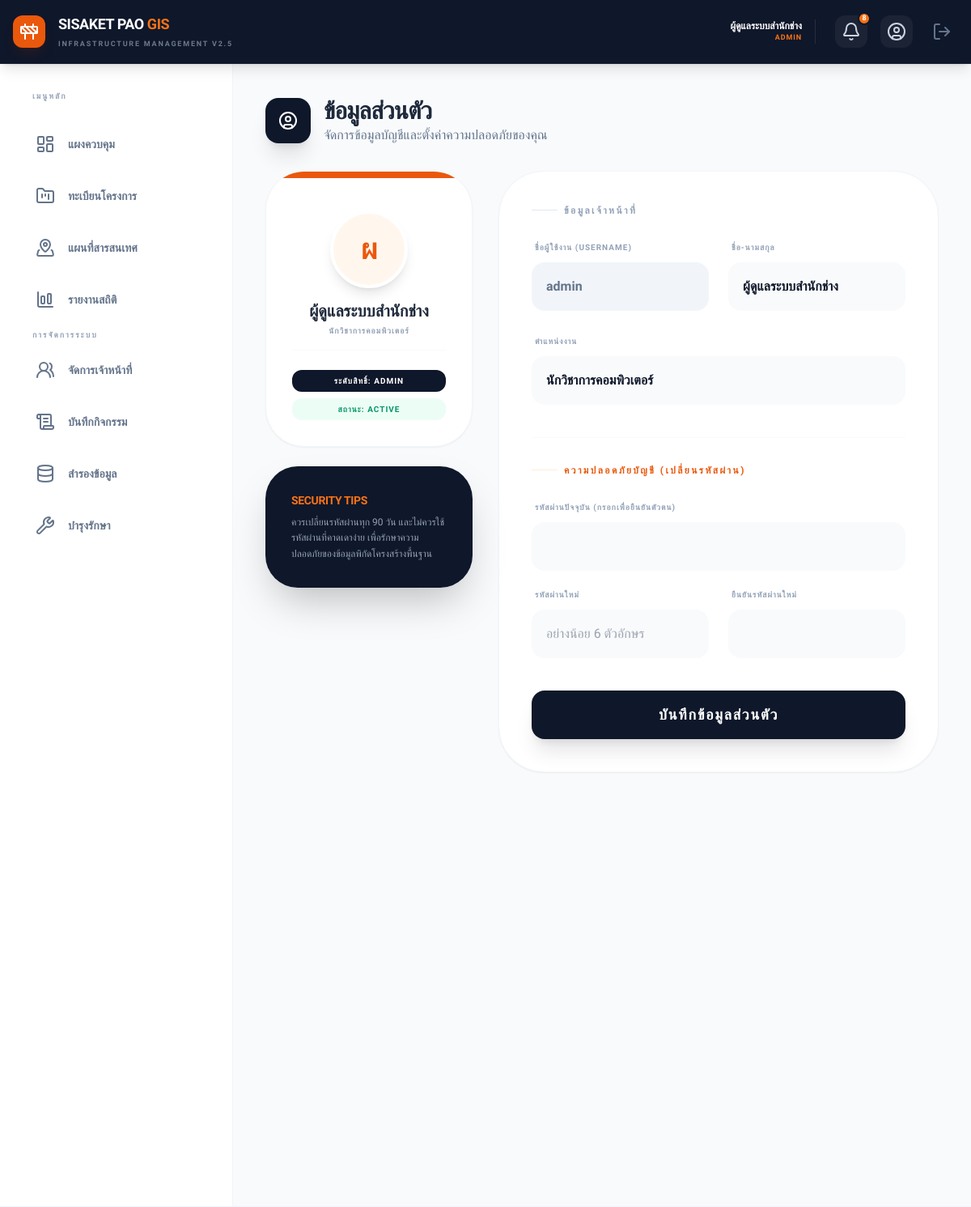
The app's page /profile.php (signed in) with its own data.
### tables this page shows
CREATE TABLE `users` (
  `id` int(11) NOT NULL,
  `username` varchar(50) NOT NULL COMMENT 'ชื่อผู้ใช้งาน',
  `password` varchar(255) NOT NULL COMMENT 'รหัสผ่าน (Hash)',
  `full_name` varchar(100) NOT NULL COMMENT 'ชื่อ-นามสกุล',
  `position` varchar(100) DEFAULT NULL COMMENT 'ตำแหน่งงาน',
  `phone` varchar(20) DEFAULT NULL,
  `department` varchar(100) DEFAULT 'สำนักช่าง' COMMENT 'หน่วยงาน',
  `role` enum('admin','staff','viewer') DEFAULT 'staff' COMMENT 'ระดับสิทธิ์',
  `status` enum('active','inactive') DEFAULT 'active' COMMENT 'สถานะบัญชี',
  `last_login` datetime DEFAULT NULL COMMENT 'เข้าสู่ระบบล่าสุด',
  `created_at` timestamp NOT NULL DEFAULT current_timestamp()
);

### includes/functions.php (called while the page is built, shortened)
<?php
if (!function_exists('e')) {
    function e($string) {
        return htmlspecialchars($string ?? '', ENT_QUOTES, 'UTF-8');
    }
}
?>

### profile.php (the view, shortened to what this page needs)
<?php
require_once 'config/db.php';
$id = $_SESSION['user_id'];
$stmt = $conn->prepare("SELECT username, full_name, position, role, password, status FROM users WHERE id = ?");
$stmt->bind_param("i", $id);
$stmt->execute();
$user_data = $stmt->get_result()->fetch_assoc();
include 'includes/header.php';
?>
<div class="max-w-4xl mx-auto pb-20 animate-in fade-in slide-in-from-bottom-4 duration-500">
    <div class="flex items-center gap-4 mb-8">
        <div class="w-14 h-14 bg-slate-900 text-white rounded-2xl flex items-center justify-center shadow-xl">
            <i data-lucide="user-circle" size="32"></i>
        </div>
        <div>
            <h2 class="text-3xl font-black text-slate-800 tracking-tight">ข้อมูลส่วนตัว</h2>
            <p class="text-slate-500 font-medium">จัดการข้อมูลบัญชีและตั้งค่าความปลอดภัยของคุณ</p>
        </div>
    </div>
    <div class="grid grid-cols-1 lg:grid-cols-3 gap-8">
        <div class="lg:col-span-1 space-y-6">
            <div class="bg-white p-8 rounded-[3rem] shadow-sm border border-slate-100 text-center space-y-4 relative overflow-hidden group">
                <div class="absolute top-0 left-0 w-full h-2 bg-orange-600"></div>
                <div class="w-24 h-24 bg-orange-50 text-orange-600 rounded-full flex items-center justify-center mx-auto text-4xl font-black border-4 border-white shadow-lg group-hover:rotate-12 transition-transform">
                    <?= mb_substr($user_data['full_name'], 0, 1, 'UTF-8') ?>
                </div>
                <div>
                    <h3 class="font-black text-slate-800 text-xl leading-tight"><?= e($user_data['full_name']) ?></h3>
                    <p class="text-[10px] font-black text-slate-400 uppercase tracking-widest mt-1"><?= e($user_data['position'] ?: 'เจ้าหน้าที่') ?></p>
                </div>
                <div class="pt-6 border-t border-slate-50 flex flex-col gap-2">
                    <span class="bg-slate-900 text-white px-4 py-1.5 rounded-xl text-[10px] font-black uppercase tracking-widest">
                        ระดับสิทธิ์: <?= strtoupper($user_data['role']) ?>
                    </span>
                    <span class="bg-emerald-50 text-emerald-600 px-4 py-1.5 rounded-xl text-[10px] font-black uppercase tracking-widest">
                        สถานะ: <?= strtoupper($user_data['status']) ?>
                    </span>
                </div>
            </div>
            <div class="bg-slate-900 p-8 rounded-[2.5rem] text-white shadow-2xl relative overflow-hidden group">
                <h4 class="font-black text-sm mb-2 uppercase tracking-tight text-orange-500">Security Tips</h4>
                <p class="text-xs text-slate-400 leading-relaxed font-medium">
                    ควรเปลี่ยนรหัสผ่านทุก 90 วัน และไม่ควรใช้รหัสผ่านที่คาดเดาง่าย เพื่อรักษาความปลอดภัยของข้อมูลพิกัดโครงสร้างพื้นฐาน
                </p>
            </div>
        </div>
        <div class="lg:col-span-2">
            <form method="POST" class="bg-white p-8 md:p-10 rounded-[3.5rem] shadow-sm border border-slate-100 space-y-10">
                <div class="space-y-6">
                    <h3 class="text-xs font-black text-slate-400 uppercase tracking-[0.2em] flex items-center gap-2">
                        <span class="w-8 h-px bg-slate-200"></span> ข้อมูลเจ้าหน้าที่
                    </h3>
                    <div class="grid grid-cols-1 md:grid-cols-2 gap-6">
                        <div class="space-y-2">
                            <label class="text-[10px] font-black text-slate-400 uppercase tracking-widest ml-1">ชื่อผู้ใช้งาน (Username)</label>
                            <input type="text" value="<?= e($user_data['username']) ?>" disabled class="w-full p-4 bg-slate-100 border-2 border-slate-100 rounded-2xl text-slate-500 font-bold cursor-not-allowed outline-none">
                        </div>
                        <div class="space-y-2">
                            <label class="text-[10px] font-black text-slate-400 uppercase tracking-widest ml-1">ชื่อ-นามสกุล</label>
                            <input type="text" name="full_name" value="<?= e($user_data['full_name']) ?>" required class="w-full p-4 bg-slate-50 border-2 border-slate-50 rounded-2xl outline-none focus:border-orange-500 focus:bg-white transition-all font-bold">
                        </div>
                        <div class="md:col-span-2 space-y-2">
                            <label class="text-[10px] font-black text-slate-400 uppercase tracking-widest ml-1">ตำแหน่งงาน</label>
                            <input type="text" name="position" value="<?= e($user_data['position']) ?>" class="w-full p-4 bg-slate-50 border-2 border-slate-50 rounded-2xl outline-none focus:border-orange-500 focus:bg-white transition-all font-bold">
                        </div>
                    </div>
                </div>
                <div class="space-y-6 pt-8 border-t border-slate-50">
                    <h3 class="text-xs font-black text-orange-600 uppercase tracking-[0.2em] flex items-center gap-2">
                        <span class="w-8 h-px bg-orange-100"></span> ความปลอดภัยบัญชี (เปลี่ยนรหัสผ่าน)
                    </h3>
                    <div class="space-y-4">
                        <div class="space-y-2">
                            <label class="text-[10px] font-black text-slate-400 uppercase tracking-widest ml-1">รหัสผ่านปัจจุบัน (กรอกเพื่อยืนยันตัวตน)</label>
                            <input type="password" name="current_password" class="w-full p-4 bg-slate-50 border-2 border-slate-50 rounded-2xl outline-none focus:border-orange-500 focus:bg-white transition-all">
                        </div>
                        <div class="grid grid-cols-1 md:grid-cols-2 gap-6">
                            <div class="space-y-2">
                                <label class="text-[10px] font-black text-slate-400 uppercase tracking-widest ml-1">รหัสผ่านใหม่</label>
                                <input type="password" name="new_password" class="w-full p-4 bg-slate-50 border-2 border-slate-50 rounded-2xl outline-none focus:border-orange-500 focus:bg-white transition-all" placeholder="อย่างน้อย 6 ตัวอักษร">
                            </div>
                            <div class="space-y-2">
                                <label class="text-[10px] font-black text-slate-400 uppercase tracking-widest ml-1">ยืนยันรหัสผ่านใหม่</label>
                                <input type="password" name="confirm_password" class="w-full p-4 bg-slate-50 border-2 border-slate-50 rounded-2xl outline-none focus:border-orange-500 focus:bg-white transition-all">
                            </div>
                        </div>
                    </div>
                </div>
                <button type="submit" class="w-full bg-slate-900 hover:bg-orange-600 text-white font-black py-4 rounded-2xl shadow-xl transition-all active:scale-95 text-lg mt-4 uppercase tracking-widest">
                    บันทึกข้อมูลส่วนตัว
                </button>
            </form>
        </div>
    </div>
</div>
<?php include 'includes/footer.php'; ?>

### includes/header.php (style rules this page uses)
body { font-family: 'Sarabun', sans-serif; }

### records on screen
users: full_name "ผ", full_name "ผู้ดูแลระบบสำนักช่าง", position "นักวิชาการคอมพิวเตอร์", role "ADMIN", status "ACTIVE", username "admin"

### other values on screen
$_SESSION['full_name'] "ผู้ดูแลระบบสำนักช่าง"
$_SESSION['role'] "ADMIN"
$unread_count "8"
